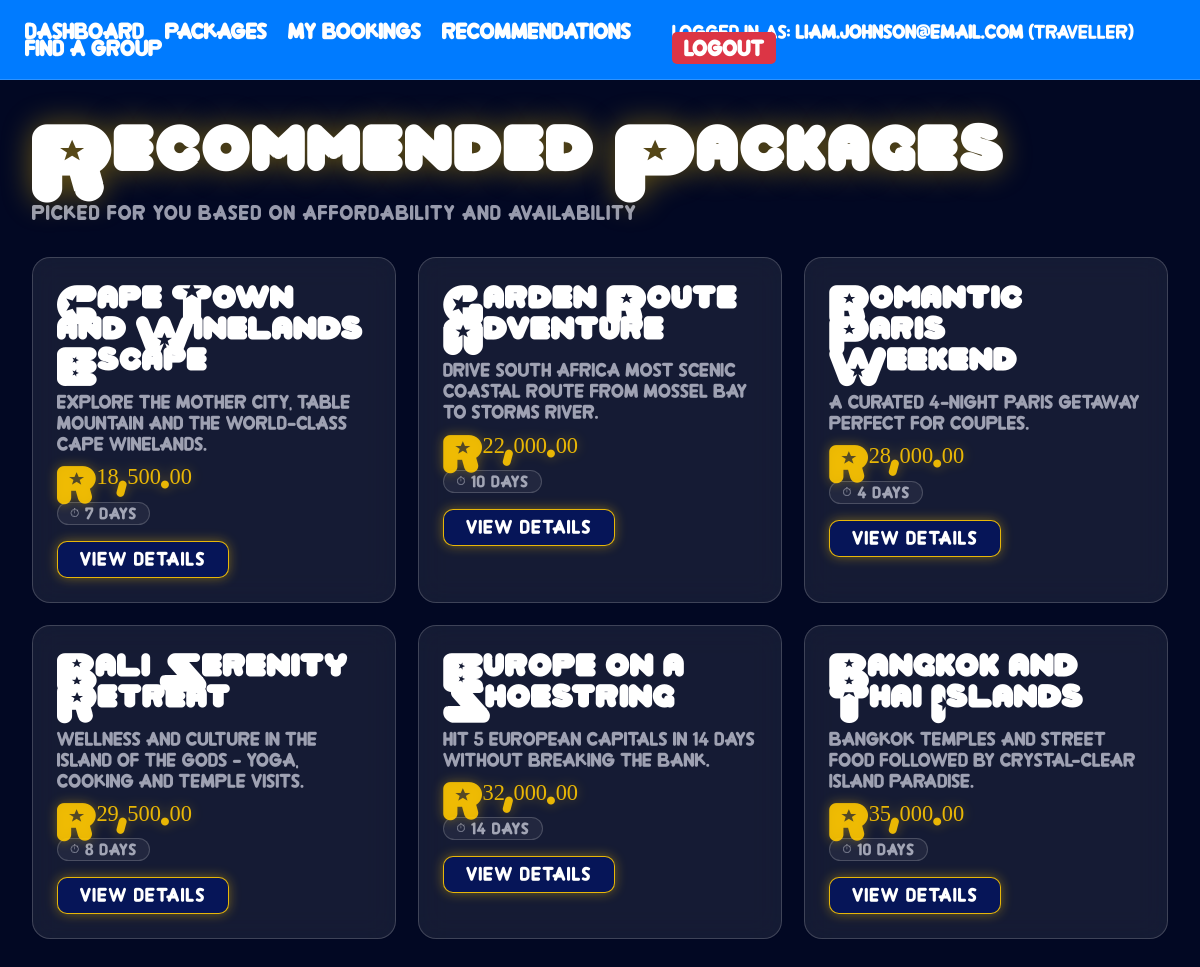
The app's page /recommendations.php (signed in) with its own data.
### tables this page shows
CREATE TABLE TravelPackage (
    packageID    INT            NOT NULL AUTO_INCREMENT,
    agencyUserID INT            NOT NULL,
    title        VARCHAR(200)   NOT NULL,
    description  TEXT,
    basePrice    DECIMAL(10,2)  NOT NULL CHECK (basePrice >= 0),
    durationDays INT            NOT NULL CHECK (durationDays > 0),
    itinerary    TEXT,
    status       ENUM('active','inactive','draft') DEFAULT 'active',
    startDate    DATE,
    endDate      DATE,
    dateCreated  DATE           NOT NULL DEFAULT (CURDATE()),
    PRIMARY KEY (packageID),
    CONSTRAINT fk_package_agency FOREIGN KEY (agencyUserID)
        REFERENCES TravelAgency(userID) ON DELETE CASCADE
);

### public/recommendations.php (the view, shortened to what this page needs)
<?php
require_once "../includes/db.php";
$stmt = $pdo->prepare("
    SELECT
        packageID,
        title,
        description,
        basePrice,
        durationDays,
        status
    FROM TravelPackage
    WHERE status = 'active'
    ORDER BY basePrice ASC
    LIMIT 6
");
$stmt->execute();
$packages = $stmt->fetchAll(PDO::FETCH_ASSOC);
?>
<!DOCTYPE html>
<html lang="en-ZA">
<head>
    <link rel="stylesheet" href="css/style.css">
</head>
<body>
<?php include "../includes/navbar.php"; ?>
<div class="wrapper">
    <div class="page-content">
        <h1 class="page-title">Recommended Packages</h1>
        <p class="page-subtitle">PICKED FOR YOU BASED ON AFFORDABILITY AND AVAILABILITY</p>
        <?php if (count($packages) > 0): ?>
            <div class="packages-grid">
                <?php foreach ($packages as $package): ?>
                    <div class="package-card">
                        <h2><?php echo htmlspecialchars($package["title"]); ?></h2>
                        <p><?php echo htmlspecialchars($package["description"]); ?></p>
                        <div class="price-tag">R<?php echo number_format($package["basePrice"], 2); ?></div>
                        <div class="package-meta">
                            <span class="meta-badge">⏱ <?php echo htmlspecialchars($package["durationDays"]); ?> days</span>
                        </div>
                        <a class="btn" href="package_details.php?id=<?php echo htmlspecialchars($package["packageID"]); ?>">
                            View Details
                        </a>
                    </div>
                <?php endforeach; ?>
            </div>
        <?php else: ?>
            <div class="glass-card" style="text-align:center; padding:3rem;">
                <p style="color:var(--text-dim); font-size:16px;">No recommendations available.</p>
            </div>
        <?php endif; ?>
    </div>
</div>
</body>
</html>

### public/css/style.css (style rules this page uses)
:root { --navy: rgb(6, 21, 88); --navy-light: rgba(6, 21, 88, 0.75); --gold: rgba(255, 200, 0, 0.9); --gold-glow: rgba(255, 200, 0, 0.4); --glass: rgba(255, 255, 255, 0.08); --glass-border: rgba(255, 255, 255, 0.18); --text-light: #e8eaf6; --text-dim: rgba(232, 234, 246, 0.65); --danger: #ff4d6d; --success: #4dd8a0; --font-display: 'Universe', fantasy; --font-body: 'Crew', sans-serif; --font-body: 'Crew', sans-serif; }
*, *::before, *::after { padding: 0; margin: 0; box-sizing: border-box; }
html { scroll-behavior: smooth; }
body { font-family: var(--font-body); color: var(--text-light); background: #020823; }
.wrapper { min-height: 100vh; background: transparent; }
:root { animation: theme-shift 114s linear infinite; }
p, li, label, span, input, select, textarea, button, .view-description, .page-subtitle, .plane-stat, .detail-row, .spec-label, .spec-unit, .flight-duration, .cabin-tag, .filter-checkboxes label, .range-labels, .toggle-row span, .uc-sub { font-family: var(--font-body); }
.page-content { max-width: 1200px; margin: 0 auto; padding: 2.5rem 2rem 4rem; }
.page-title { font-family: var(--font-display); font-size: clamp(1.8rem, 4vw, 2.8rem); color: #fff; margin-bottom: 0.3rem; letter-spacing: 0.04em; text-shadow: 0 0 30px var(--gold-glow); }
.page-subtitle { color: var(--text-dim); font-size: 15px; margin-bottom: 2rem; letter-spacing: 0.06em; }
.page-title, .hero h1, .hero h2, .view-model, .plane-model, .airport-code, .uc-title, .booking-plane-name, .spec-value, .filters-panel h3, .view-manufacturer, .plane-manufacturer, .fav-ribbon, .booking-route .airport-code { font-family: var(--font-display); }
.packages-grid { display: grid; grid-template-columns: repeat(auto-fill, minmax(300px, 1fr)); gap: 1.4rem; margin-top: 1.5rem; }
.package-card { background: var(--glass); border: 1px solid var(--glass-border); border-radius: 18px; padding: 1.5rem; backdrop-filter: blur(14px); transition: transform 0.3s, border-color 0.3s, box-shadow 0.3s; }
.package-card h2 { font-family: var(--font-display); font-size: 1.3rem; color: #fff; margin-bottom: 0.5rem; }
.package-card p { color: var(--text-dim); font-size: 14px; line-height: 1.55; margin-bottom: 0.5rem; }
.package-card .price, .price-tag { font-family: var(--font-display); font-size: 1.4rem; color: var(--gold); margin: 0.6rem 0 0.3rem; filter: drop-shadow(0 0 6px var(--gold-glow)); }
.package-card .package-meta { display: flex; gap: 1rem; flex-wrap: wrap; margin: 0.7rem 0 1rem; }
.package-card .meta-badge { background: rgba(255,255,255,0.06); border: 1px solid var(--glass-border); border-radius: 100px; font-size: 12px; padding: 4px 12px; color: var(--text-dim); letter-spacing: 0.06em; }
.btn, .btn-primary { display: inline-block; text-decoration: none; background: var(--navy); border: 1px solid var(--gold); color: #fff; font-family: var(--font-body); font-size: 14px; padding: 10px 22px; border-radius: 10px; cursor: pointer; letter-spacing: 0.08em; transition: all 0.3s; filter: drop-shadow(0 0 6px var(--gold-glow)); }
h1, .page-title { line-height: 1.3 !important; letter-spacing: 3px !important; margin-bottom: 1.5rem !important; }
.package-card h2, .glass-card h2 { font-size: 1.4rem !important; line-height: 1.4 !important; letter-spacing: 1px !important; margin-bottom: 1rem !important; }
.page-subtitle, .package-card p { line-height: 1.5 !important; margin-top: 0.5rem !important; }

### includes/navbar.php (style rules this page uses)
body { margin: 0; }

### records on screen
travelpackage: title "Cape Town and Winelands Escape", description "Explore the Mother City, Table Mountain and the world-class Cape Winelands.", basePrice "18,500.00", durationDays "7"
travelpackage: title "Garden Route Adventure", description "Drive South Africa most scenic coastal route from Mossel Bay to Storms River.", basePrice "22,000.00", durationDays "10"
travelpackage: title "Romantic Paris Weekend", description "A curated 4-night Paris getaway perfect for couples.", basePrice "28,000.00", durationDays "4"
travelpackage: title "Bali Serenity Retreat", description "Wellness and culture in the Island of the Gods - yoga, cooking and temple visits.", basePrice "29,500.00", durationDays "8"
travelpackage: title "Europe on a Shoestring", description "Hit 5 European capitals in 14 days without breaking the bank.", basePrice "32,000.00", durationDays "14"
travelpackage: title "Bangkok and Thai Islands", description "Bangkok temples and street food followed by crystal-clear island paradise.", basePrice "35,000.00", durationDays "10"

### other values on screen
$userEmail "liam.johnson@email.com"
$userRole "traveller"
